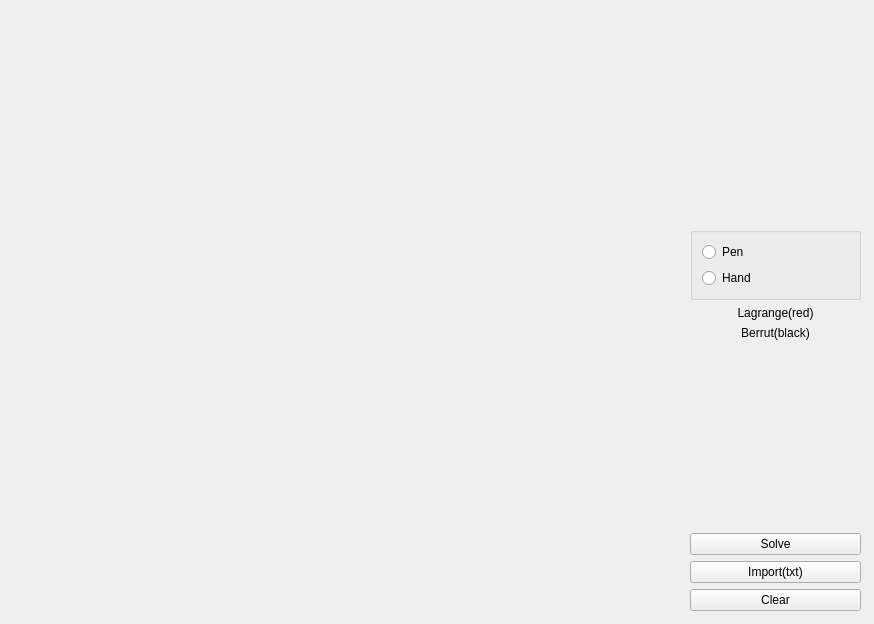
<?xml version="1.0" encoding="UTF-8"?>
<ui version="4.0">
 <class>Widget</class>
 <widget class="QWidget" name="Widget">
  <property name="geometry">
   <rect>
    <x>0</x>
    <y>0</y>
    <width>874</width>
    <height>624</height>
   </rect>
  </property>
  <property name="sizePolicy">
   <sizepolicy hsizetype="Fixed" vsizetype="Fixed">
    <horstretch>0</horstretch>
    <verstretch>0</verstretch>
   </sizepolicy>
  </property>
  <property name="windowTitle">
   <string>Widget</string>
  </property>
  <property name="windowIcon">
   <iconset resource="resourses.qrc">
    <normaloff>:/bin/cos.png</normaloff>:/bin/cos.png</iconset>
  </property>
  <widget class="QCustomPlot" name="widget" native="true">
   <property name="geometry">
    <rect>
     <x>10</x>
     <y>20</y>
     <width>671</width>
     <height>591</height>
    </rect>
   </property>
   <property name="sizePolicy">
    <sizepolicy hsizetype="Preferred" vsizetype="Preferred">
     <horstretch>0</horstretch>
     <verstretch>0</verstretch>
    </sizepolicy>
   </property>
   <property name="minimumSize">
    <size>
     <width>500</width>
     <height>500</height>
    </size>
   </property>
   <property name="maximumSize">
    <size>
     <width>1000</width>
     <height>1000</height>
    </size>
   </property>
  </widget>
  <widget class="QWidget" name="layoutWidget">
   <property name="geometry">
    <rect>
     <x>690</x>
     <y>20</y>
     <width>171</width>
     <height>591</height>
    </rect>
   </property>
   <layout class="QVBoxLayout" name="verticalLayout_2">
    <item>
     <spacer name="verticalSpacer_2">
      <property name="orientation">
       <enum>Qt::Vertical</enum>
      </property>
      <property name="sizeHint" stdset="0">
       <size>
        <width>20</width>
        <height>40</height>
       </size>
      </property>
     </spacer>
    </item>
    <item>
     <widget class="QLabel" name="Coord">
      <property name="text">
       <string/>
      </property>
     </widget>
    </item>
    <item>
     <widget class="QGroupBox" name="Write_Watch_RBbox">
      <property name="title">
       <string/>
      </property>
      <layout class="QHBoxLayout" name="horizontalLayout">
       <item>
        <layout class="QVBoxLayout" name="verticalLayout">
         <item>
          <widget class="QRadioButton" name="pen">
           <property name="text">
            <string>Pen</string>
           </property>
          </widget>
         </item>
         <item>
          <widget class="QRadioButton" name="hand">
           <property name="text">
            <string>Hand</string>
           </property>
          </widget>
         </item>
        </layout>
       </item>
      </layout>
     </widget>
    </item>
    <item>
     <widget class="QLabel" name="label">
      <property name="text">
       <string>Lagrange(red)</string>
      </property>
      <property name="alignment">
       <set>Qt::AlignCenter</set>
      </property>
     </widget>
    </item>
    <item>
     <widget class="QLabel" name="label_2">
      <property name="text">
       <string>Berrut(black)</string>
      </property>
      <property name="alignment">
       <set>Qt::AlignCenter</set>
      </property>
     </widget>
    </item>
    <item>
     <spacer name="verticalSpacer">
      <property name="orientation">
       <enum>Qt::Vertical</enum>
      </property>
      <property name="sizeHint" stdset="0">
       <size>
        <width>20</width>
        <height>40</height>
       </size>
      </property>
     </spacer>
    </item>
    <item>
     <widget class="QPushButton" name="Solver">
      <property name="text">
       <string>Solve</string>
      </property>
     </widget>
    </item>
    <item>
     <widget class="QPushButton" name="Import">
      <property name="text">
       <string>Import(txt)</string>
      </property>
     </widget>
    </item>
    <item>
     <widget class="QPushButton" name="Clear">
      <property name="text">
       <string>Clear</string>
      </property>
     </widget>
    </item>
   </layout>
  </widget>
 </widget>
 <customwidgets>
  <customwidget>
   <class>QCustomPlot</class>
   <extends>QWidget</extends>
   <header>qcustomplot.h</header>
   <container>1</container>
  </customwidget>
 </customwidgets>
 <resources>
  <include location="resourses.qrc"/>
 </resources>
 <connections/>
</ui>
